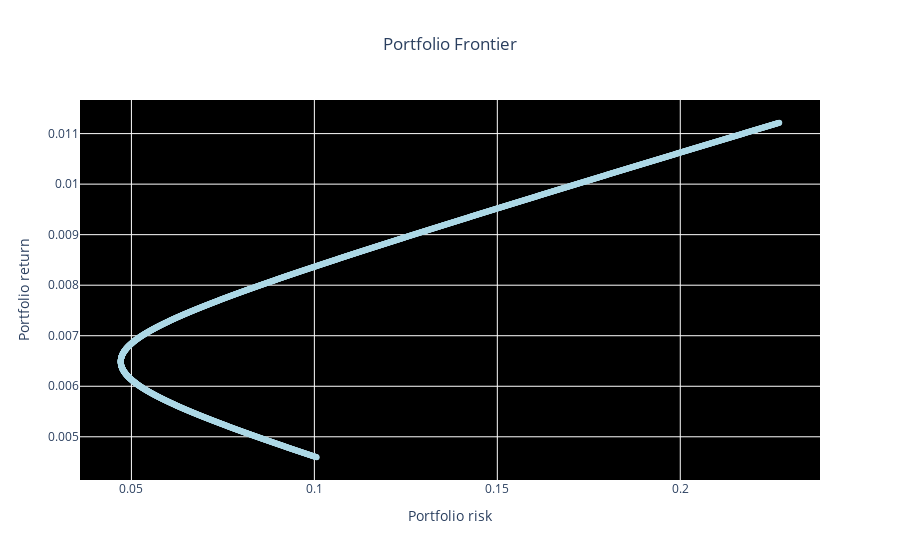

Here is the notebook cell this chart was saved with:
### Code cell
#自动追踪点
fig = go.Figure(go.Scatter(x=port['std'], y=port['mean'], text=port['steps'], 
                           mode='markers', name='portfolio', marker_color='lightblue'))

fig.update_traces(textposition='bottom center', textfont_size=16)
fig.update_traces(hovertemplate="Std: %{x:.4f} <br>Mu: %{y:.4f} <br>a1: %{text:.4f}")
fig.update_layout(xaxis_title='Portfolio risk', 
                  yaxis_title='Portfolio return', 
                  title='Portfolio Frontier',
                  title_x=0.5,
                  plot_bgcolor='rgb(0,0,0)')

### Figure 1 — Plotly figure (JSON) as saved in the notebook; plotly's stock layout.template omitted (floating-point values rounded to 4 significant figures; data arrays with more than 128 entries replaced by an {"elided": "..."} marker saying what was removed)
{"data": [{"hovertemplate": "Std: %{x:.4f} <br>Mu: %{y:.4f} <br>a1: %{text:.4f}", "marker": {"color": "lightblue"}, "mode": "markers", "name": "portfolio", "text": {"elided": "2000 float values"}, "textfont": {"size": 16}, "textposition": "bottom center", "type": "scatter", "x": {"elided": "2000 float values"}, "y": {"elided": "2000 float values"}}], "layout": {"plot_bgcolor": "rgb(0,0,0)", "title": {"text": "Portfolio Frontier", "x": 0.5}, "xaxis": {"title": {"text": "Portfolio risk"}}, "yaxis": {"title": {"text": "Portfolio return"}}}}
